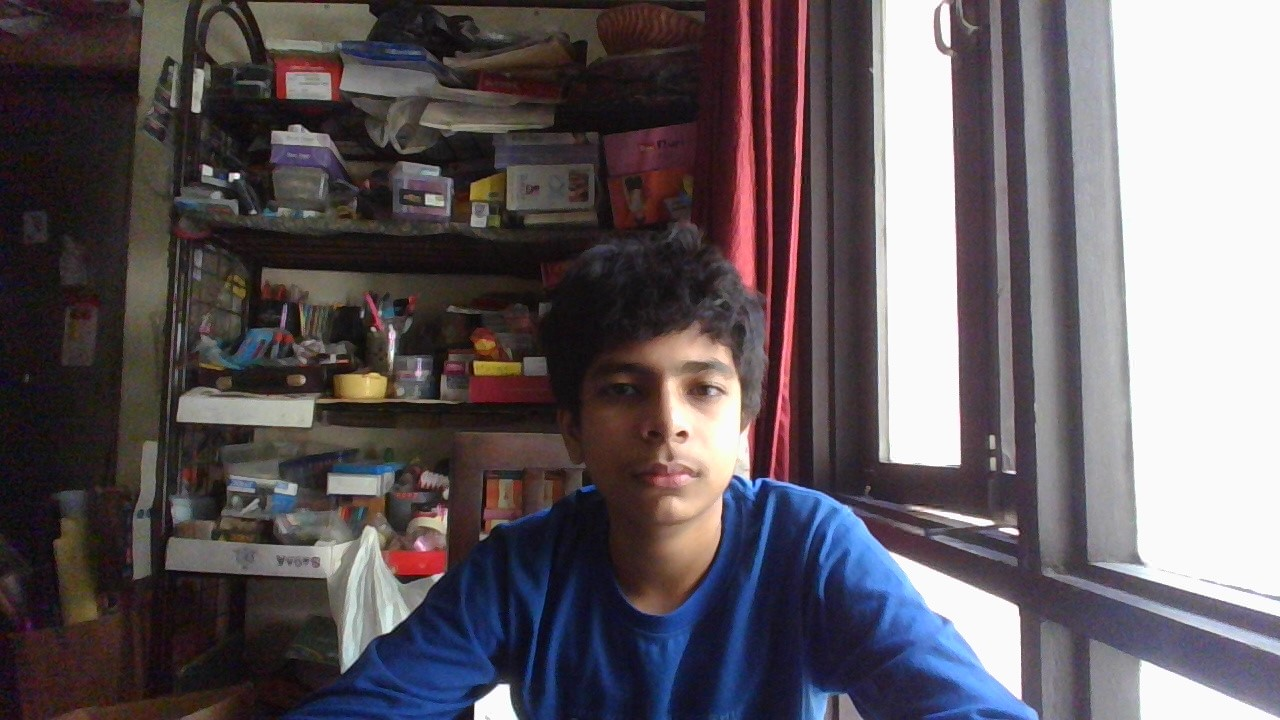
#> input picture MainAssistant/imagesBase/Avik.jpg, 1280 x 720 px, given in place of the camera
$ python colorDetection.py
#> lines starting #> are read from the running program, lines starting #| are printed output that depends on the picture; after the words box and inside, x2 and y2 are one past the last pixel; in counts of white or black regions, pixels touching at a corner belong together
import cv2
from time import sleep
cap = cv2.VideoCapture(0)
import numpy as np
lower_blue = np.array([110,50,50])
upper_blue = np.array([130,255,255])
prev_y = 0

while True:
    ret,frame = cap.read()
#> frame is the input picture: shape (720, 1280, 3); mean B, G, R 96.5, 91.5, 98.8
    hsv = cv2.cvtColor(frame,cv2.COLOR_BGR2HSV)
#> hsv: shape (720, 1280, 3); mean H, S, V 82.2, 67.7, 106.9
    mask = cv2.inRange(hsv,lower_blue,upper_blue)
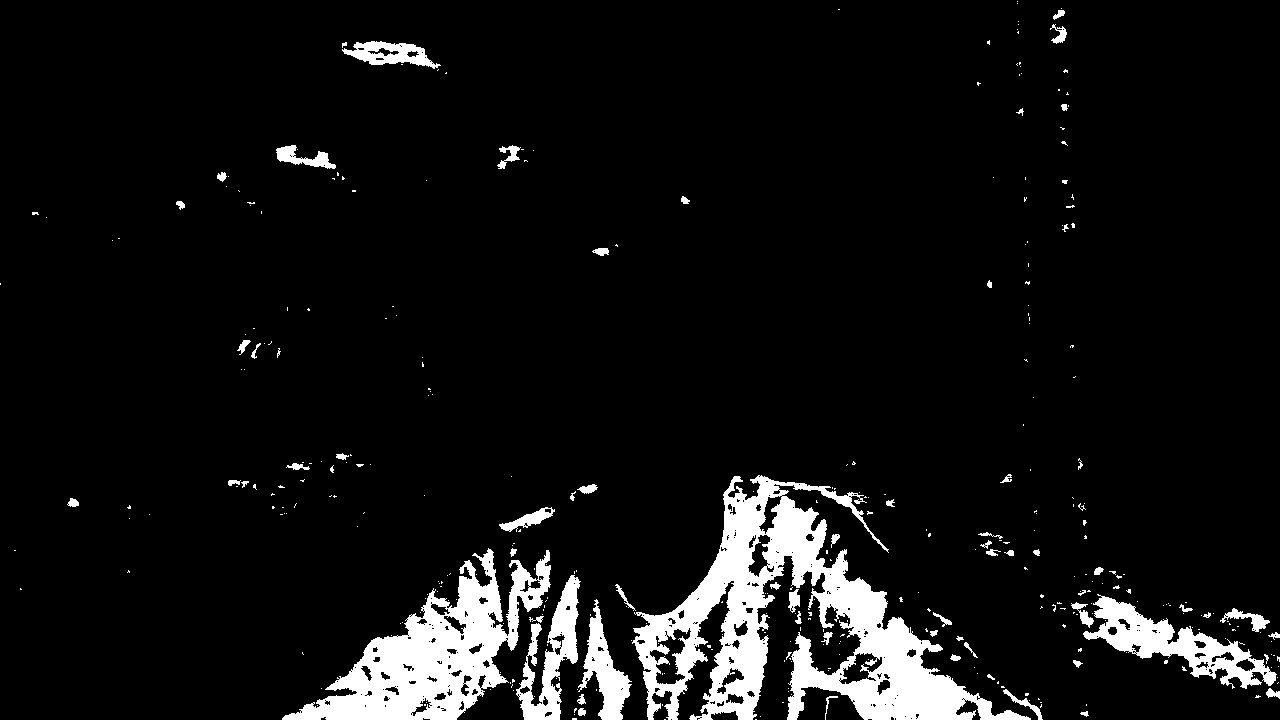
#> mask: shape (720, 1280); 7.4% white; 372 white regions (306 under 20 px)
    contors,hierarchy = cv2.findContours(mask,cv2.RETR_EXTERNAL,cv2.CHAIN_APPROX_SIMPLE)
#> contors = 365 contours, 312 with area under 20; largest, box (x1, y1, x2, y2) and area: (632, 475, 1031, 720) 34179, (282, 548, 551, 720) 17994, (1083, 594, 1277, 689) 5842, (516, 575, 581, 720) 3556, (578, 599, 632, 720) 2314
    for c in contors:
        area = cv2.contourArea(c)
        if area > 500:
            x,y,w,h = cv2.boundingRect(c)
            cv2.rectangle(frame,(x,y),(x+w,y+h),(0,255,0),2)
            print(y)
            diff = prev_y - y
            if prev_y < y and diff < 1000:
                sleep(0)
            prev_y = y
#> this loop made 365 passes
#> (area, x, y, w, h, diff, prev_y) on passes 142, 147, 172, 194, 250, 335, 354: (2314.5, 578, 599, 54, 121, -599, 599), (5841.5, 1083, 594, 194, 95, 5, 594), (3556.5, 516, 575, 65, 145, 19, 575), (17994, 282, 548, 269, 172, 27, 548), (34179, 632, 475, 399, 245, 73, 475), (558.5, 276, 145, 60, 24, 330, 145), (1421, 342, 41, 99, 28, 104, 41)
#> area on passes 7, 17, 21, 25, 29, 52: 38, 22.5, 39.5, 173.5, 69, 29
#| 599
#| 594
#| 575
#| 548
#| 475
#| 145
#| 41
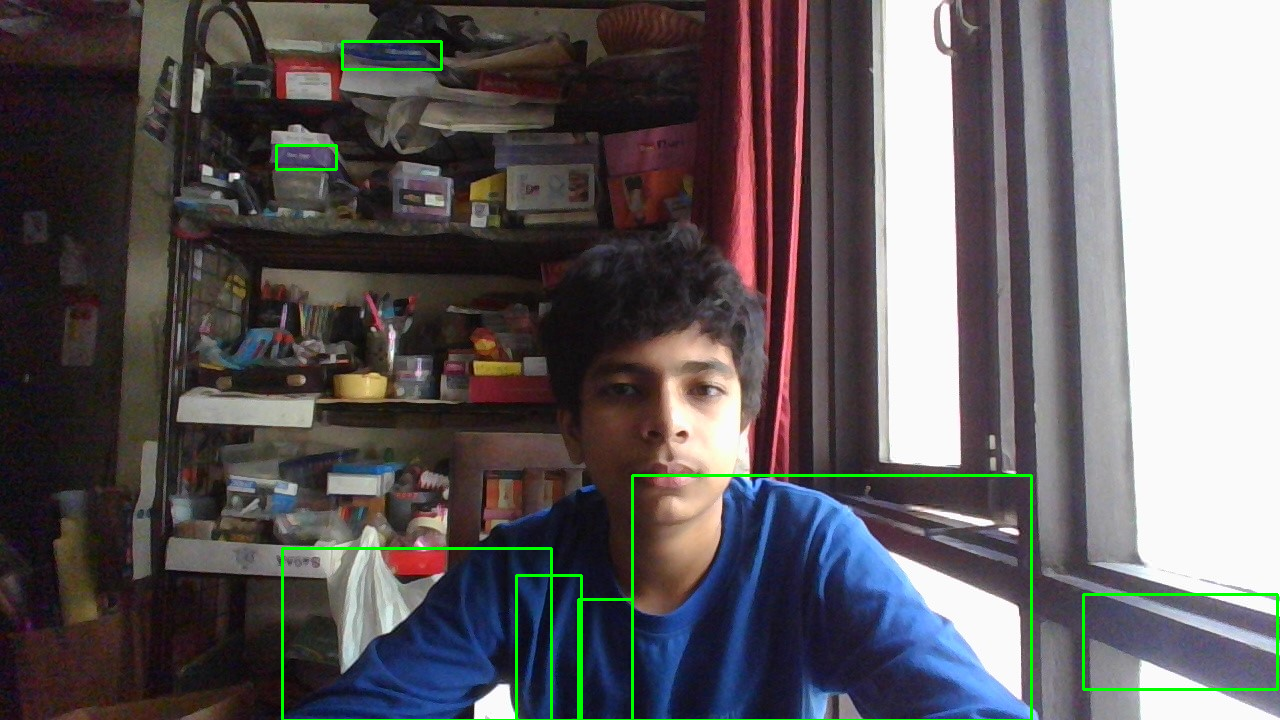
#> frame: shape (720, 1280, 3); 1.06% of pixels changed, all inside (x1, y1, x2, y2) = (275, 40, 1279, 720)

    cv2.imshow("frame",frame)
    cv2.imshow('mask',mask)

    if cv2.waitKey(10) == ord('q'):
#> (key q is pressed here)
        break

cap.release()

$ run again, on MainAssistant/imagesBase/Rajesh.jpg
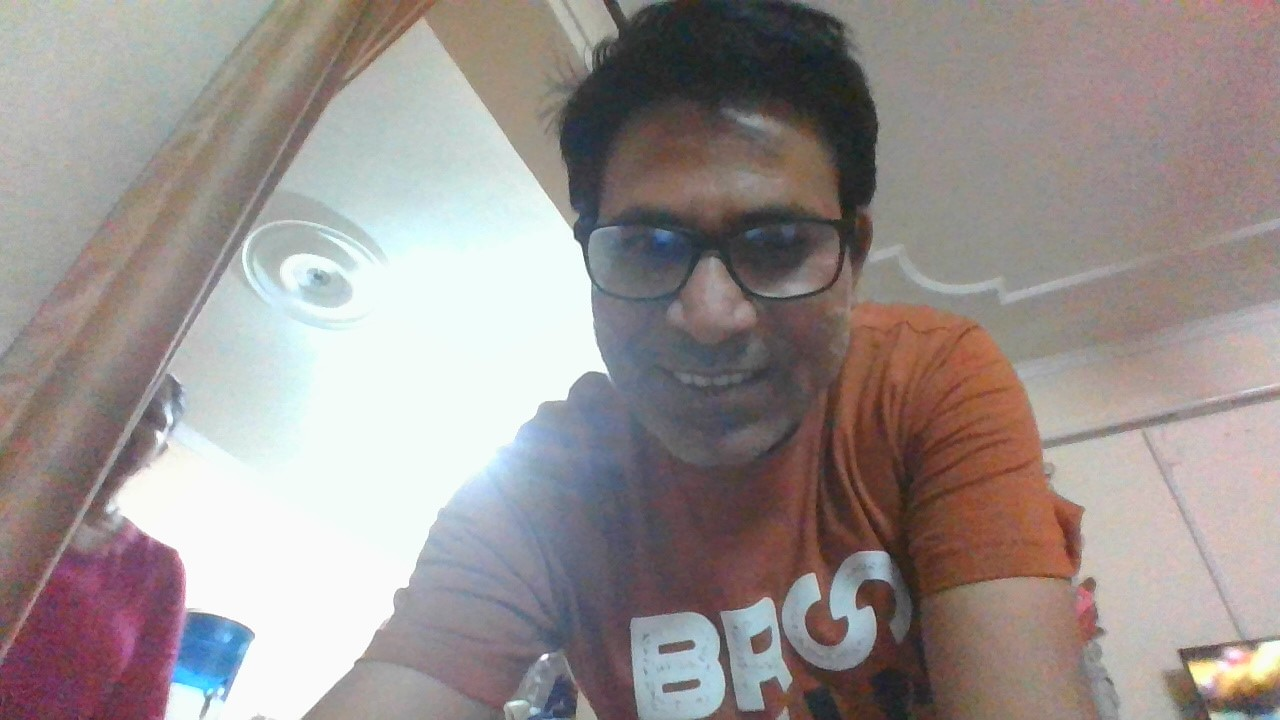
#> input picture MainAssistant/imagesBase/Rajesh.jpg, 1280 x 720 px, given in place of the camera
#> frame is the input picture: shape (720, 1280, 3); mean B, G, R 143.4, 145.3, 153.8
#> hsv: shape (720, 1280, 3); mean H, S, V 62.6, 40.4, 159.2
#> `mask = cv2.inRange(hsv,lower_blue,upper_blue)`:
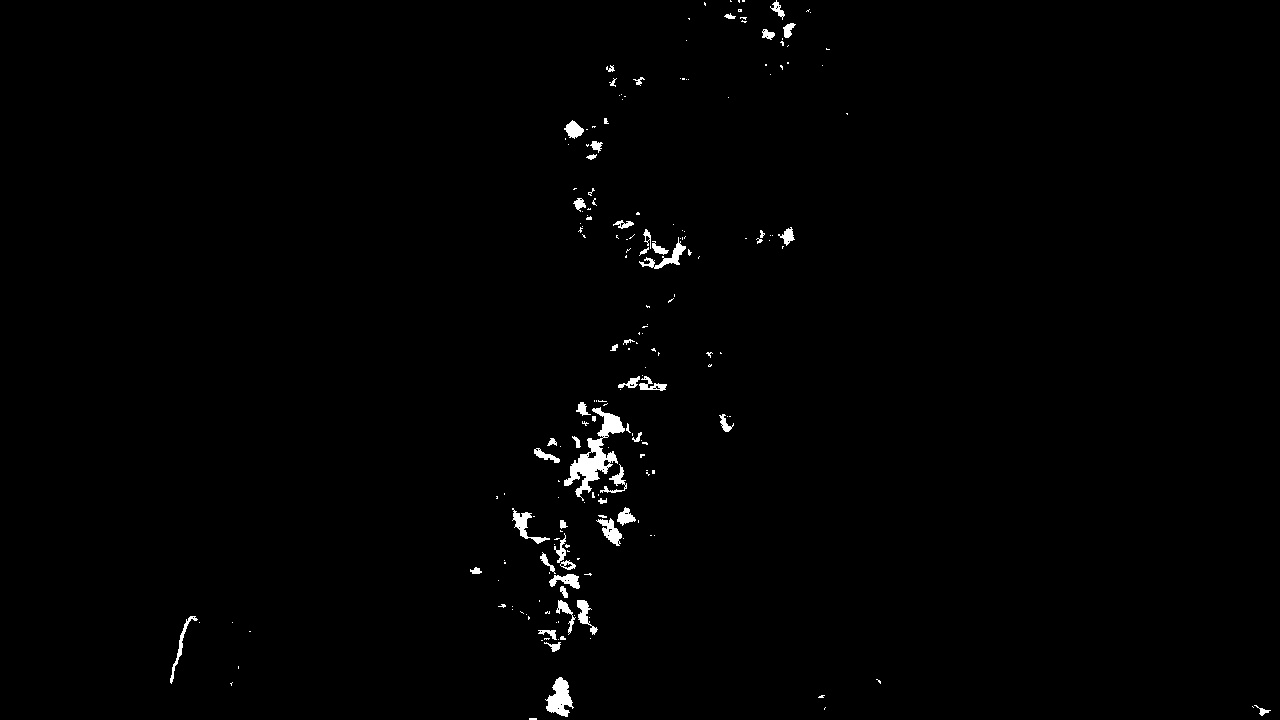
#> mask: shape (720, 1280); 0.92% white; 201 white regions (149 under 20 px)
#> contors = 201 contours, 157 with area under 20; largest, box (x1, y1, x2, y2) and area: (564, 407, 625, 501) 1531, (545, 677, 574, 717) 578, (512, 508, 550, 544) 290, (596, 518, 622, 546) 284, (639, 237, 686, 269) 274
#> the loop `for c in contors:` made 201 passes
#> (area, x, y, w, h, diff, prev_y) on passes 8, 90: (577.5, 545, 677, 29, 40, -677, 677), (1531, 564, 407, 61, 94, 270, 407)
#> (printed output is left out)
#> after the loop `for c in contors:`:
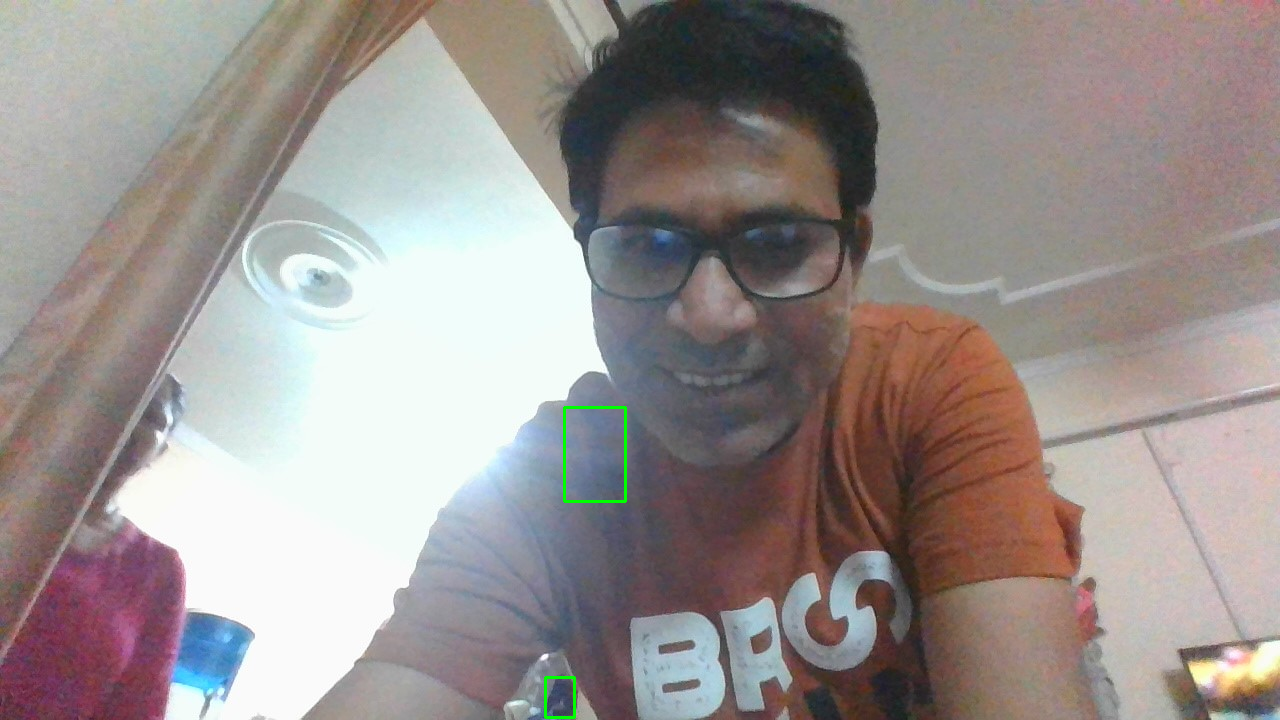
#> frame: shape (720, 1280, 3); 0.14% of pixels changed, all inside (x1, y1, x2, y2) = (544, 406, 627, 719)

$ run again, on MainAssistant/imagesBase/anika.jpg
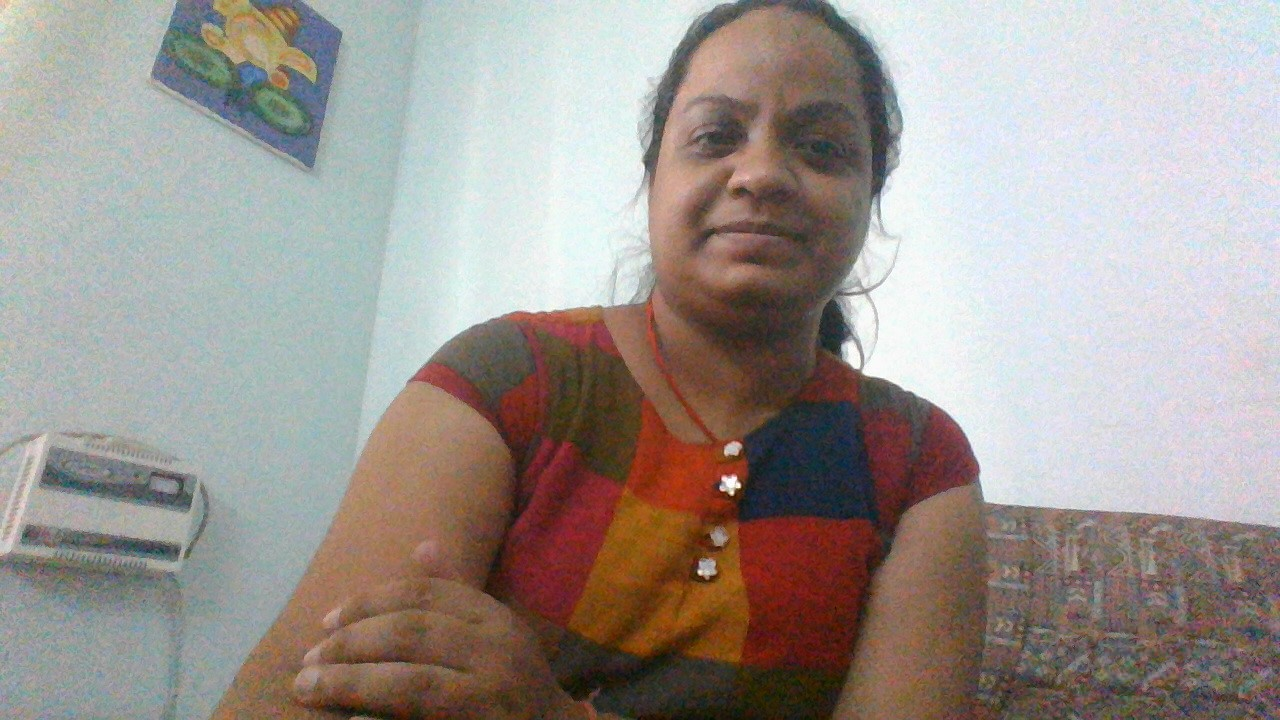
#> input picture MainAssistant/imagesBase/anika.jpg, 1280 x 720 px, given in place of the camera
#> frame is the input picture: shape (720, 1280, 3); mean B, G, R 145.8, 150.9, 159
#> hsv: shape (720, 1280, 3); mean H, S, V 68.4, 56.6, 166.7
#> `mask = cv2.inRange(hsv,lower_blue,upper_blue)`:
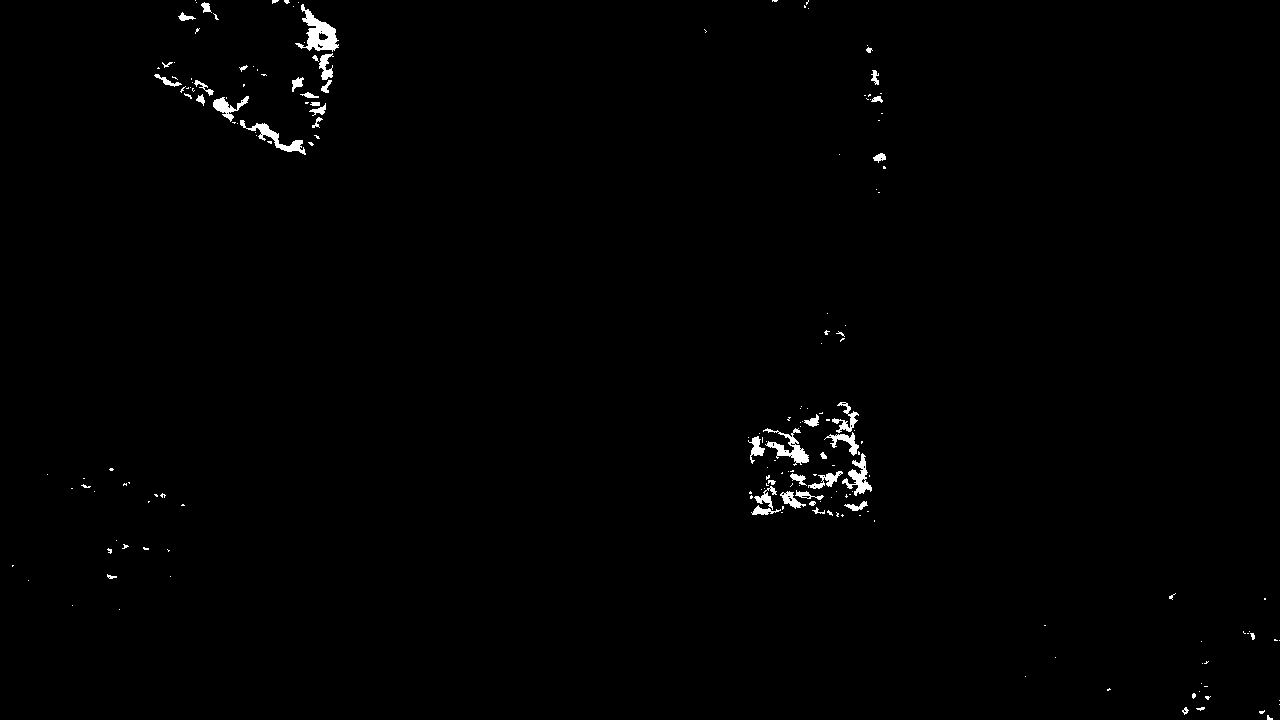
#> mask: shape (720, 1280); 0.75% white; 189 white regions (146 under 20 px)
#> contors = 189 contours, 156 with area under 20; largest, box (x1, y1, x2, y2) and area: (295, 4, 339, 52) 821, (763, 428, 809, 466) 448, (240, 120, 306, 155) 418, (842, 453, 872, 496) 397, (213, 96, 249, 122) 279
#> the loop `for c in contors:` made 189 passes
#> (area, x, y, w, h, diff, prev_y) on pass 181: (821, 295, 4, 44, 48, -4, 4)
#> (printed output is left out)
#> after the loop `for c in contors:`:
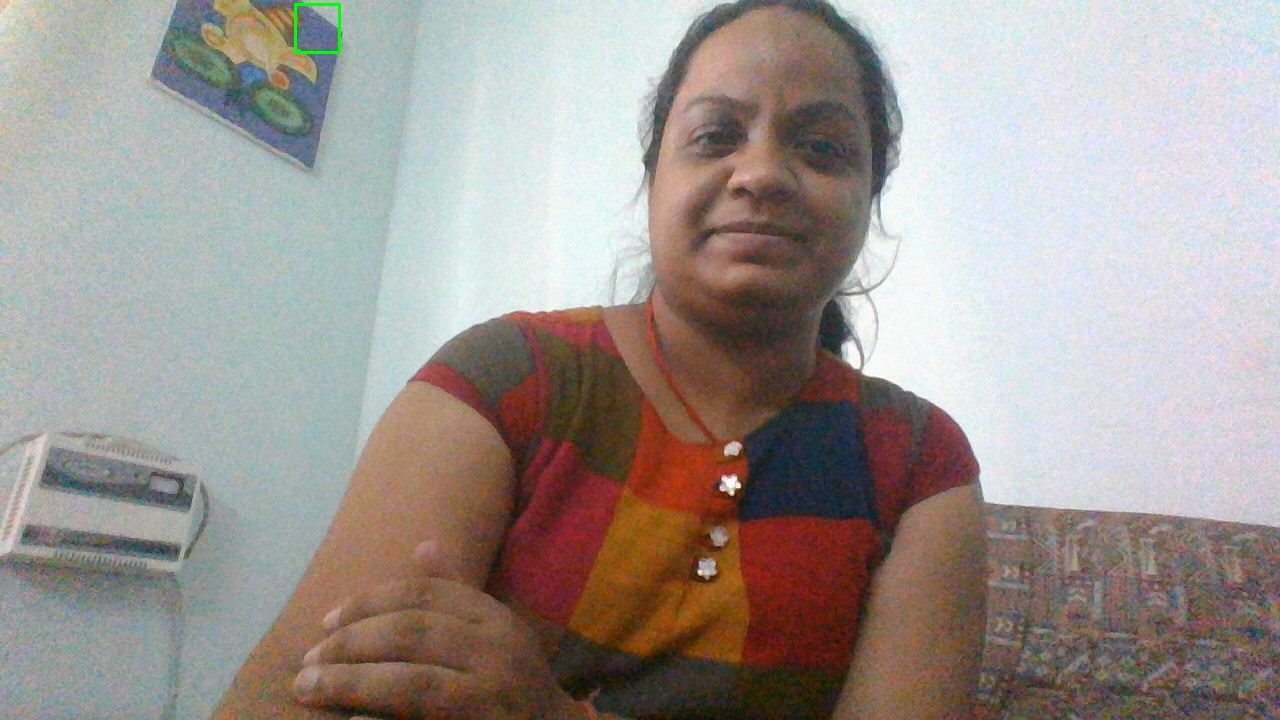
#> frame: shape (720, 1280, 3); 0.06% of pixels changed, all inside (x1, y1, x2, y2) = (294, 3, 341, 54)
